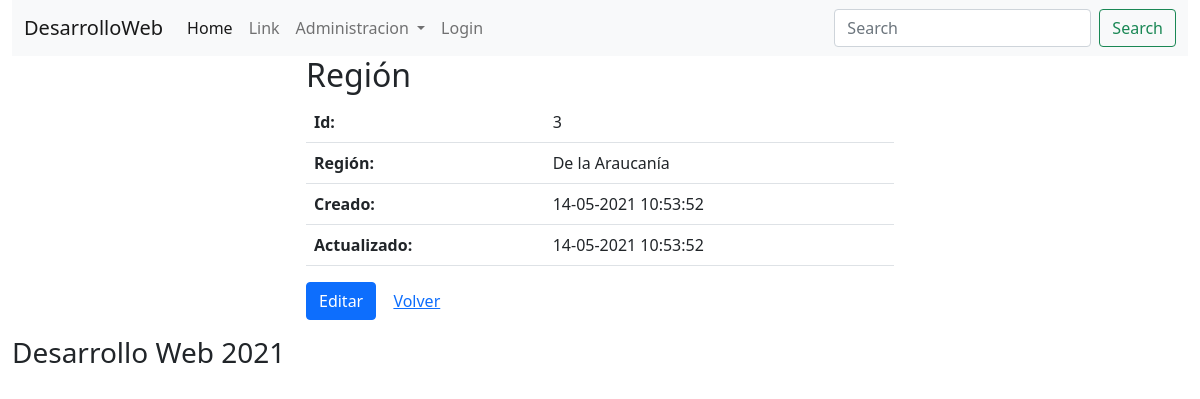
Screenshot of /regiones/show.php?id=3 with the database file from the repository.
### tables this page shows
CREATE TABLE `regiones` (
  `id` int NOT NULL AUTO_INCREMENT,
  `nombre` varchar(255) NOT NULL,
  `created_at` datetime DEFAULT NULL,
  `updated_at` datetime DEFAULT NULL,
  PRIMARY KEY (`id`)
);

### regiones/show.php (the view, shortened to what this page needs)
<?php
    require('../class/conexion.php');
    if (isset($_GET['id'])) {
        $id = (int) $_GET['id'];
        $res = $mbd->prepare("SELECT id, nombre, created_at, updated_at FROM regiones WHERE id = ?");
        $res->bindParam(1, $id);
        $res->execute();
        $region = $res->fetch();
    }
?>
<!DOCTYPE html>
<html lang="en">
<head>
    <link href="https://cdn.jsdelivr.net/npm/bootstrap@5.0.0-beta3/dist/css/bootstrap.min.css" rel="stylesheet">
</head>
<body>
    <div class="container-fluid">
        <header>
            <?php include('../partials/menu.php'); ?>
        </header>
        <section>
            <div class="col-md-6 offset-md-3">
                <h2>Región</h2>
                <?php if($region): ?>
                    <table class="table table-hover">
                        <tr>
                            <th>Id:</th>
                            <td> <?php echo $region['id']; ?> </td>
                        </tr>
                        <tr>
                            <th>Región:</th>
                            <td> <?php echo $region['nombre']; ?> </td>
                        </tr>
                        <tr>
                            <th>Creado:</th>
                            <td>
                                <?php
                                    $fecha = new DateTime($region['created_at']);
                                    echo $fecha->format('d-m-Y H:i:s');
                                ?>
                            </td>
                        </tr>
                        <tr>
                            <th>Actualizado:</th>
                            <td>
                                <?php
                                    $fecha = new DateTime($region['updated_at']);
                                    echo $fecha->format('d-m-Y H:i:s');
                                ?>
                            </td>
                        </tr>
                    </table>
                    <p>
                        <a href="edit.php?id=<?php echo $region['id']; ?>" class="btn btn-primary">Editar</a>
                        <a href="index.php" class="btn btn-link">Volver</a>
                    </p>
                <?php else: ?>
                    <p class="text-info">
                        El dato consultado no existe
                    </p>
                <?php endif; ?>
            </div>
        </section>
        <footer>
            <h3>Desarrollo Web 2021</h3>
        </footer>
    </div>
</body>
</html>

### rows the page displays
regiones: id "3", nombre "De la Araucanía", created_at "14-05-2021 10:53:52", updated_at "14-05-2021 10:53:52"
